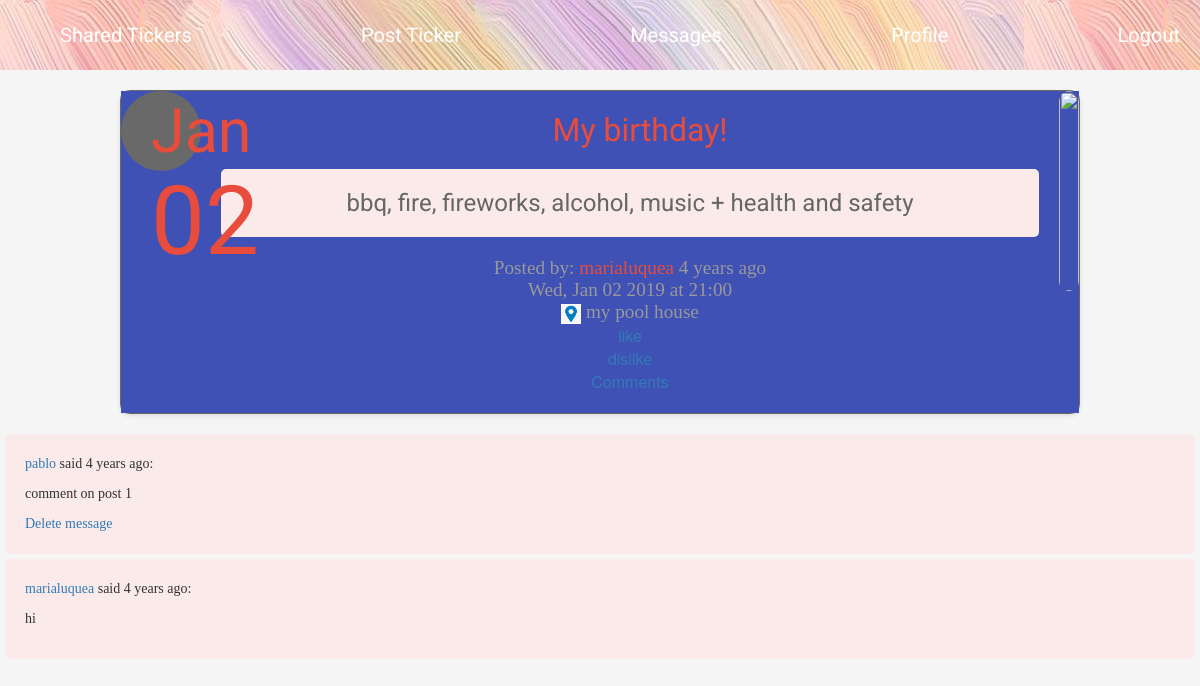
Page /post/1 (signed in) on the earlier database version.
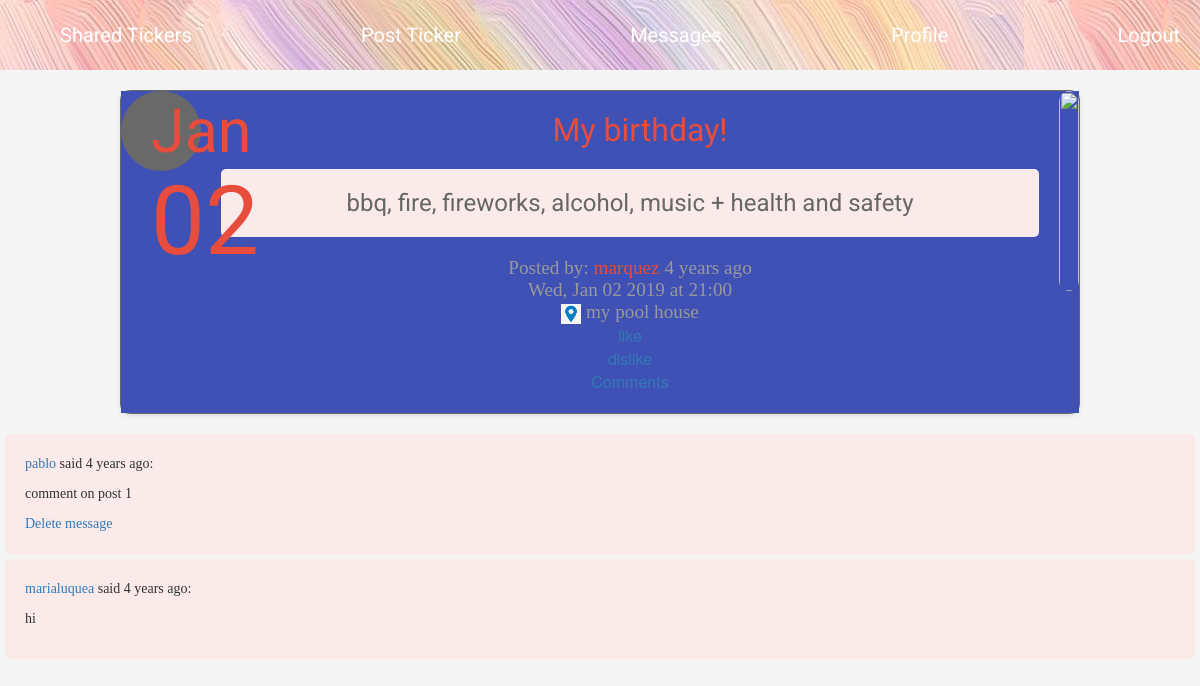
Same page on the later database version.
### app/models.py (models this page shows, shortened)
class Post(db.Model):
    __tablename__ = 'post'
    id = db.Column(db.Integer, primary_key=True)
    title = db.Column(db.String(25))
    eventphoto = db.Column(db.String(50))
    date = db.Column(db.DateTime)
    time = db.Column(db.DateTime)
    venue = db.Column(db.String(70))
    body = db.Column(db.String(140))
    timestamp = db.Column(db.DateTime, index=True, default=datetime.utcnow)
    user_id = db.Column(db.Integer, db.ForeignKey('user.id'))
    userlist = db.relationship('UserList', backref='event_interested', lazy='dynamic')
    comments = db.relationship('Comment', backref='post', lazy='dynamic')

class User(UserMixin, db.Model):
    __tablename__ = 'user'
    id = db.Column(db.Integer, primary_key=True)
    username = db.Column(db.String(64), index=True, unique=True)
    email = db.Column(db.String(120), index=True, unique=True)
    password_hash = db.Column(db.String(128))
    profilepic = db.Column(db.String(50))
    posts = db.relationship('Post', backref='author', lazy='dynamic')
    about_me = db.Column(db.String(200))
    last_seen = db.Column(db.DateTime, default=datetime.utcnow)
    followed = db.relationship(
        'User', secondary=followers,
        primaryjoin=(followers.c.follower_id == id),
        secondaryjoin=(followers.c.followed_id == id),
        backref=db.backref('followers', lazy='dynamic'), lazy='dynamic')
    messages_sent = db.relationship('Message',foreign_keys='Message.sender_id',backref='author', lazy='dynamic')
    messages_received = db.relationship('Message',foreign_keys='Message.recipient_id',backref='recipient', lazy='dynamic')
    last_message_read_time = db.Column(db.DateTime)
    notifications = db.relationship('Notification', backref='user',lazy='dynamic')
    def new_messages(self):
        last_read_time = self.last_message_read_time or datetime(1900, 1, 1)
        return Message.query.filter_by(recipient=self).filter(
            Message.timestamp > last_read_time).count()

class Comment(db.Model):
    __tablename__="comments"
    id = db.Column(db.Integer, primary_key=True)
    post_id = db.Column(db.Integer, db.ForeignKey('post.id'))
    username = db.Column(db.String(20))
    body = db.Column(db.String(300))
    timestamp = db.Column(db.DateTime, index=True, default=datetime.utcnow)

### certi-working.py (the view)
@app.route("/post/<post_id>")
@login_required
def post(post_id):
    post = Post.query.get_or_404(post_id)
    comments = post.comments.order_by(Comment.timestamp.desc())
    return render_template('showEvent.html', post=post, comments=comments)

### app/models.py (called while the page is built)
@login.user_loader
def load_user(id):
    return User.query.get(int(id))

### certi-working.py (called while the page is built)
@app.before_request
def before_request():
    if current_user.is_authenticated:
        current_user.last_seen = datetime.utcnow()
        db.session.commit()

### app/templates/showEvent.html (shortened to what this page needs)
<head>
  <link rel="stylesheet" href="{{ url_for('static', filename='css/style.css') }}"/>
</head>
{% extends "base.html" %}
{% block app_content %}
{% if post %}
  {% include '_post.html' %}
{% endif %}
{% if comments %}
  {% for c in comments %}
  <div class="event-description" width="70%">
    <p>
      <a class="link" href="{{ url_for('user', username=c.username) }}">{{ c.username }}</a>
      said {{ moment(c.timestamp).fromNow() }}:
    </p>
    <p>{{ c.body }}</p>
    {% if ((current_user.username == c.username) or (current_user.id == post.author.id))  %}
        <a class="link" href="{{ url_for('delete_comment', post_id=post.id, comment_id=c.id) }}">Delete message</a>
    {% endif %}
  </div>
  {% endfor %}
{% endif %}
{% endblock %}

### app/templates/base.html (shortened to what this page needs)
{% extends 'bootstrap/base.html' %}
{% block navbar %}
  <div class="nav" style="background-color: #3f51b5;">
    <ul style="display: flex; justify-content: space-between; align-items: center;">
      <li style="font-family: 'Roboto', sans-serif; font-size: 20px;"><a style="padding: 21px 20px; text-decoration: none; display: inline-block; color: white;" href="{{ url_for('explore') }}">Shared Tickers</a></li>
      <li style="font-family: 'Roboto', sans-serif; font-size: 20px;"><a style="padding: 21px 20px; text-decoration: none; display: inline-block; color: white;" href="{{ url_for('index') }}">Post Ticker</a></li>
      <li style="font-family: 'Roboto', sans-serif; font-size: 20px;"><a style="padding: 21px 20px; text-decoration: none; display: inline-block; color: white;" href="{{ url_for('messages') }}">Messages
          {% set new_messages = current_user.new_messages() %}
      </a></li>
      <li style="font-family: 'Roboto', sans-serif; font-size: 20px;"><a style="padding: 21px 20px; text-decoration: none; display: inline-block; color: white;" href="{{ url_for('user', username=current_user.username) }}">Profile</a></li>
      <li style="font-family: 'Roboto', sans-serif; font-size: 20px;"><a style="padding: 21px 20px; text-decoration: none; display: inline-block; color: white;" href="{{ url_for('logout') }}">Logout</a></li>
    </ul>
  </div>
{% endblock %}
{% block content %}
    <div>
        {% block app_content %}
        {% endblock %}
    </div>
{% endblock %}

### app/templates/_post.html (shortened to what this page needs)
<html>
<head>
  <link rel="stylesheet" href="{{ url_for('static', filename='css/style.css') }}"/>
  <link rel="stylesheet" href="{{ url_for('static', filename='css/style.css') }}"/>
</head>
<body>
  <div class="post">
    <table>
      <tr class="date">
        <td class="fondo">
          <p class="event-month" style="color: #e74c3c">{{ post.date.strftime("%b") }}</p>
          <p class="event-day" style="color: #e74c3c">{{ post.date.strftime("%d") }}</p>
        </td>
        <td class="event">
          <a href="{{ url_for('post', post_id=post.id) }}" class="event-name" style="color: #e74c3c">
            {{ post.title }}
          </a>
          <br>
          <div class="event-description">
            {{ post.body }}
          </div>
          <div class="event-info">
            Posted by:
            <a class="link" href="{{ url_for('user', username=post.author.username) }}" style="color: #e74c3c">
              {{ post.author.username }}
            </a>
            {{ moment(post.timestamp).fromNow() }}
            <br>
            {{ post.date.strftime("%a, %b %d %Y") }}
            at {{ post.time.strftime("%H:%M") }}
            <br>
            <img src="../static/images/location.png" height="20px" style="color: #e74c3c">
            {{ post.venue }}
          </div>
        {% if post.author.username != current_user.username %}
        <a class="link" href="{{ url_for('like', post_id=post.id, user_id=current_user.id) }}">like</a>
        <br>
        <a class="link" href="{{ url_for('dislike', post_id=post.id, user_id=current_user.id) }}">dislike</a>
        <br>
        {% endif %}
        <a class="link" href="{{ url_for('comment', post_id=post.id)}}">Comments</a>
      </td>
      <td class="event-photo">
        <img src="{{ post.eventphoto }}">
      </td>
    </tr>
  </table>
</div>

### app/static/css/style.css (style rules this page uses)
body { font-family: "Helvetica Neue", sans-serif; color: #333; background-color: #f5f5f5; }
.post { max-width: 1200px; margin: 0 auto; background-color: #fff; box-shadow: 0 2px 4px rgba(0, 0, 0, 0.1); }
.post .date { background-color: #3f51b5; color: #fff; text-align: center; }
.post .date .fondo { width: 80px; height: 80px; border-radius: 50%; display: inline-block; vertical-align: middle; line-height: 80px; font-size: 1.5em; }
.post .date .event { padding: 20px; vertical-align: top; }
.post .date .event .event-name { font-size: 2em; font-family: "Roboto", sans-serif; color: #333; text-decoration: none; }
.post .date .event .event-description { font-size: 1.5em; font-family: "Roboto", cursive; color: #666; margin: 20px 0; }
.post .date .event .event-info { font-size: 1.2em; color: #999; }
.post .date .event .event-info .link { color: #95b8d5; }
.post .date .event-photo { width: 300px; vertical-align: top; }
.post .date .event-photo img { width: 100%; }
.nav { height: 70px; background-image: url("../images/navbarback.png"); width: 100%; font-family: "Montserrat", sans-serif; }
.nav ul { margin: 0; list-style: none; }
.nav li { font-family: 'Montserrat', sans-serif; font-size: 20px; float: left; }
.nav a { padding: 21px 20px; text-decoration: none; display: inline-block; color: #636e72; }
.event { padding-left: 20px; width: 100%; }
.event-name { font-family: 'Roboto'; color: #C581CC; font-size: 40px; padding-left: 20px; }
.event-month { color: #CF98C2; font-size: 61px; font-family: 'Roboto'; }
.event-day { font-size: 96px; text-align: center; font-family: 'Roboto'; color: white; margin-bottom: 0; }
.event-description { background-color: #FAEAEA; border-radius: 5px; padding: 20px; font-family: "sans-serif"; margin: 5px; }
.event-photo { align: right; }
.event-photo img { height: 200px; width: 200px; border-radius: 10px; object-fit: cover; }
.event-info { font-family: "sans-serif"; font-size: 12px; }
.fondo { background-color: dimgrey; border-radius: 4px; padding: 0 30px; }
table .date { padding: 0 30px; }
.post { border: 1px solid dimgrey; border-radius: 10px; width: 80%; margin: 20px auto; }

Differences in the rows shown:
changed User: author.username "marialuquea" → "marquez"
